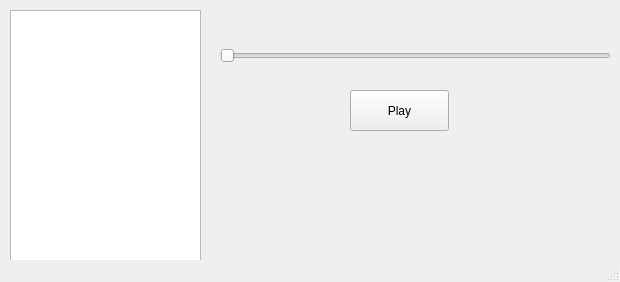
<?xml version="1.0" encoding="UTF-8"?>
<ui version="4.0">
 <class>MainWindow</class>
 <widget class="QMainWindow" name="MainWindow">
  <property name="geometry">
   <rect>
    <x>0</x>
    <y>0</y>
    <width>620</width>
    <height>282</height>
   </rect>
  </property>
  <property name="windowTitle">
   <string>WMplayer</string>
  </property>
  <widget class="QWidget" name="centralwidget">
   <widget class="QSlider" name="horizontalSlider">
    <property name="geometry">
     <rect>
      <x>220</x>
      <y>40</y>
      <width>391</width>
      <height>31</height>
     </rect>
    </property>
    <property name="orientation">
     <enum>Qt::Horizontal</enum>
    </property>
   </widget>
   <widget class="QPushButton" name="pushButton">
    <property name="geometry">
     <rect>
      <x>350</x>
      <y>90</y>
      <width>99</width>
      <height>41</height>
     </rect>
    </property>
    <property name="text">
     <string>Play</string>
    </property>
   </widget>
   <widget class="QTableView" name="tabelaplaylist">
    <property name="geometry">
     <rect>
      <x>10</x>
      <y>10</y>
      <width>191</width>
      <height>421</height>
     </rect>
    </property>
   </widget>
  </widget>
  <widget class="QStatusBar" name="statusbar"/>
  <action name="actionAbrir">
   <property name="text">
    <string>Abrir</string>
   </property>
  </action>
  <action name="actionAbrir_2">
   <property name="text">
    <string>Abrir...</string>
   </property>
  </action>
 </widget>
 <resources/>
 <connections/>
</ui>
